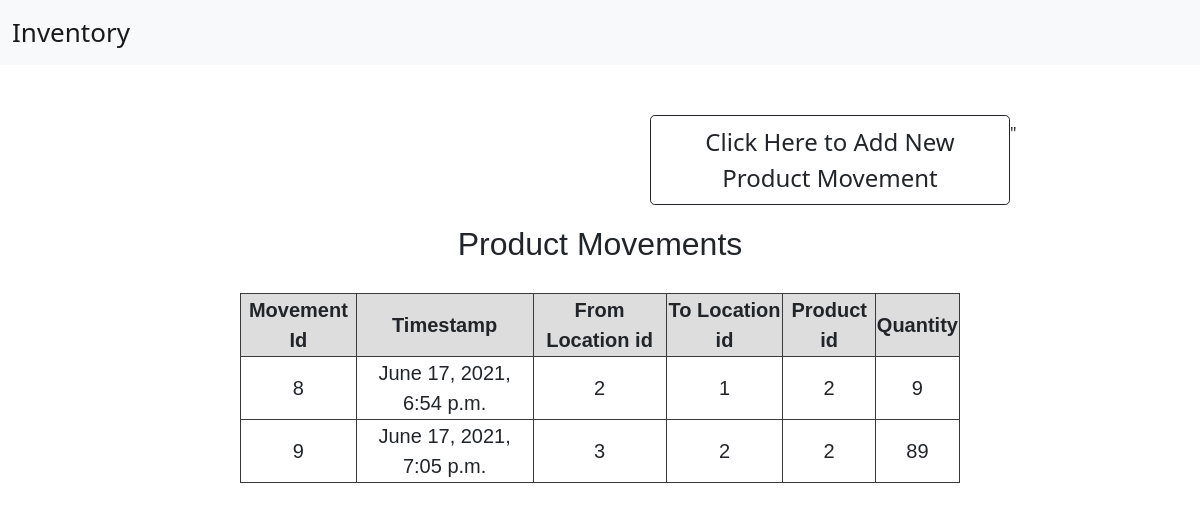
/view_product_movement/, run on an earlier commit of the app's database.
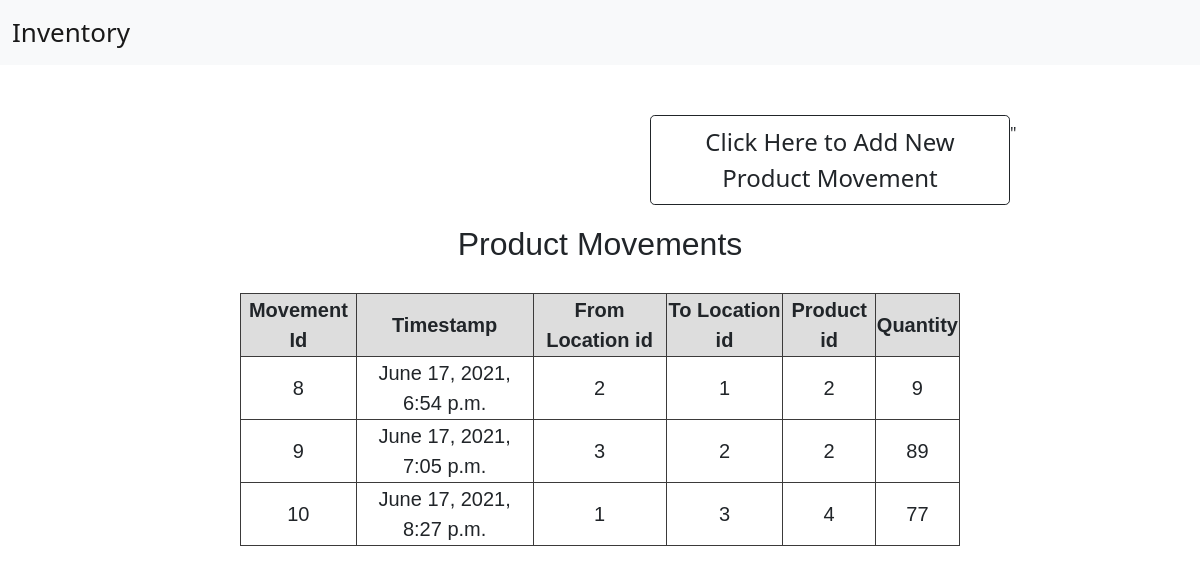
And on a later commit of the database.
### Home/models.py (models this page shows)
class Product_movement(models.Model):
    movement_id=models.AutoField(primary_key=True)
    timestamp=models.DateTimeField(default=timezone.now)
    from_location=models.CharField(max_length=100, null=True)
    to_location=models.CharField(max_length=100, null=True)
    product =models.ForeignKey(Product,on_delete=models.CASCADE)
    quantity=models.IntegerField()
    class Meta:
        managed = True
        db_table = 'Product_movement'

### Home/views.py (the view)
# urls.py: path('view_product_movement/',views.Product_movement_view,name='view_product_movement'),
def Product_movement_view(request):
    qs=list(Product_movement.objects.values())
    final=[]
    for i in qs:
        x=list(i.values())
        final.append(x)
    return render(request,'html/Product_movements.html',{'qs':final})

### Home/templates/html/Product_movements.html (shortened to what this page needs)
<!DOCTYPE html>
{% load static %}
<head>
<link href="https://cdn.jsdelivr.net/npm/bootstrap@5.0.1/dist/css/bootstrap.min.css" rel="stylesheet">
</head>
<body>
  <nav class="navbar navbar-expand-lg navbar-light bg-light">
    <div class="container-fluid">
      <a class="navbar-brand" href="{% url 'index' %}" style="font-size: 26px;">Inventory</a>
      </div>
  </nav>
  <div class="templatemo-content-wrapper">
    <div class="templatemo-content">
      <a href="{% url 'add_product_movement' %}" class="btn btn-outline-dark btn-lg" style="margin-top: 50px; margin-left: 650px; width: 30%; font-size: 24px;"> Click Here to Add New Product Movement </a>"
      <h2 style="font-family: 'Lucida Sans', 'Lucida Sans Regular', 'Lucida Grande', 'Lucida Sans Unicode', Geneva, Verdana, sans-serif; text-align: center;margin-top: 20px; margin-bottom: 30px;">Product Movements</h2>
      <table class="center">
          <tr>
              <th bgcolor="#dddddd">
                  Movement Id
              </th>
              <th bgcolor="#dddddd">
                Timestamp
              </th>
              <th bgcolor="#dddddd">
                From Location id
              </th>
              <th bgcolor="#dddddd">
                To Location id
              </th>
              <th bgcolor="#dddddd">
                Product id
              </th >
              <th bgcolor="#dddddd">
                Quantity
              </th>
          </tr>
          {% for i in qs %}
          <tr>
            {% for j in i %}
            <td>{{j}}</td>
            {% endfor %}
          </tr>
          {% endfor %}
      </table>
    </div>
  </div>
</body>
</html>

### Home/templates/html/Product_movements.html (style rules this page uses)
table { font-family:'Lucida Sans', 'Lucida Sans Regular', 'Lucida Grande', 'Lucida Sans Unicode', Geneva, Verdana, sans-serif; border-collapse: collapse; width: 60%; font-size: 20px; }
.center { margin-left: auto; margin-right: auto; }
td, th { border: 1px solid #3b3a3a; text-align: center; }

What changed in the data, as far as the page shows it:
added Product_movement: i "June 17, 2021, 8:27 p.m."
Also different on the page:
new list line: "10 1 3 4 77"
